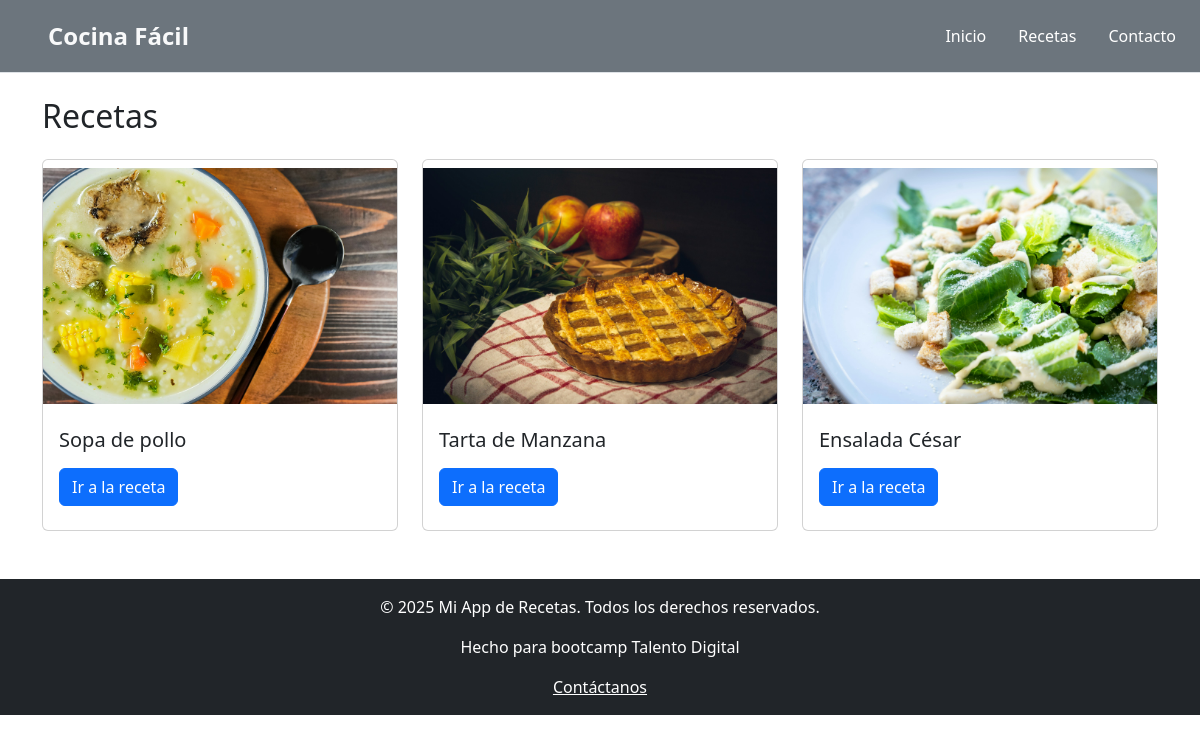
The app's page /recetas/ with its own data.
### recetas/models.py (models this page shows, shortened)
class Receta(models.Model):
    nombre = models.CharField(max_length=100)
    ingredientes = models.TextField()
    descripcion = models.TextField(null=True, blank=True)
    instrucciones = models.TextField()
    tiempo_preparacion = models.IntegerField(help_text="En minutos")
    imagen = models.ImageField(upload_to='recetas/', null=True, blank=True)

### Recetas_Py/views.py (the view)
# urls.py: path('recetas/', views.lista_recetas, name='lista_recetas'),  # Página de recetas
def lista_recetas(request):
    recetas = Receta.objects.all()
    return render(request, 'lista_recetas.html', {'recetas': recetas})

### templates/lista_recetas.html
{% extends 'base.html' %}
{% block content %}
<h2>Recetas</h2>
<div class="row">
  {% for receta in recetas %}
    <div class="col-md-4 mb-4 mt-3">
      <div class="card" style="width: 100%;">
        <img src="{{ receta.imagen.url }}" class="card-img-top py-2" alt="{{ receta.nombre }}">
        <div class="card-body">
          <h5 class="card-title mb-2">{{ receta.nombre }}</h5>
          <a href="{% url 'detalle_receta' receta.id %}" class="btn btn-primary my-2">Ir a la receta</a>
        </div>
      </div>
    </div>
  {% empty %}
    <p>No hay recetas disponibles.</p>
  {% endfor %}
</div>
{% endblock %}

### templates/base.html (shortened to what this page needs)
<!DOCTYPE html>
<html lang="en">
<head>
    <link rel="stylesheet" href="https://cdn.jsdelivr.net/npm/bootstrap@5.3.0/dist/css/bootstrap.min.css">
</head>
<body>
    {% include 'header.html' %}
    <main class="container my-4">
        {% block content %}
        {% endblock %}
    </main>
    {% include 'footer.html' %}
</body>
</html>

### templates/header.html
<header class="d-flex flex-wrap justify-content-center py-3 mb-4 border-bottom bg-secondary">
  <a href="/" class="d-flex align-items-center mb-3 mb-md-0 me-md-auto link-body-emphasis text-decoration-none text-light">
    <svg class="bi me-2" width="40" height="32" aria-hidden="true">
      <use xlink:href="#bootstrap"></use>
    </svg>
    <span class="fs-4 fw-bold">Cocina Fácil</span>
  </a>
  <ul class="nav nav-pills text-white text-decoration-none px-2">
    <li class="nav-item "><a href="/" class="nav-link text-white">Inicio</a></li>
    <li class="nav-item "><a href="/recetas/" class="nav-link text-white">Recetas</a></li>
    <li class="nav-item "><a href="/contacto/" class="nav-link text-white">Contacto</a></li>
  </ul>
</header>

### templates/footer.html
<footer class="bg-dark text-white text-center py-3 sticky-footer">
    <p>&copy; 2025 Mi App de Recetas. Todos los derechos reservados. </p>
    <p>Hecho para bootcamp Talento Digital</p>
    <a href="/contacto/" class="text-white">Contáctanos</a>
</footer>

### records on screen
Receta: imagen (picture), nombre "Sopa de pollo"
Receta: imagen (picture), nombre "Tarta de Manzana"
Receta: imagen (picture), nombre "Ensalada César"
